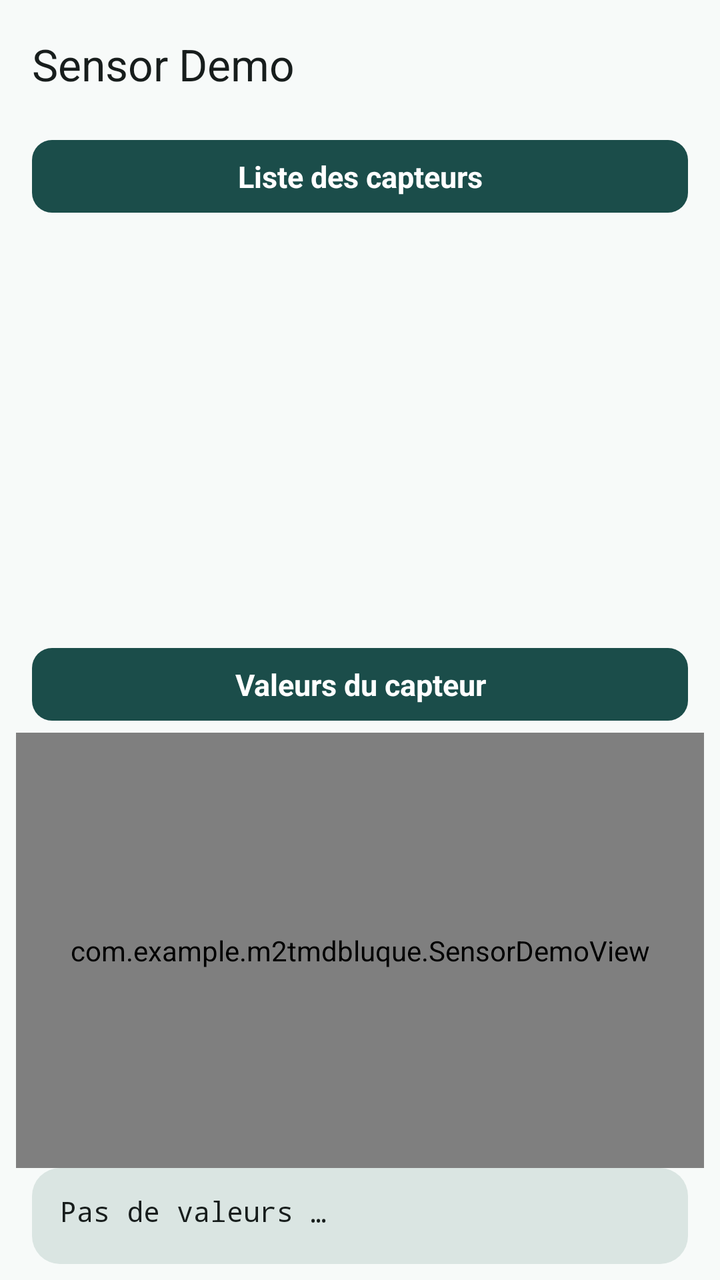
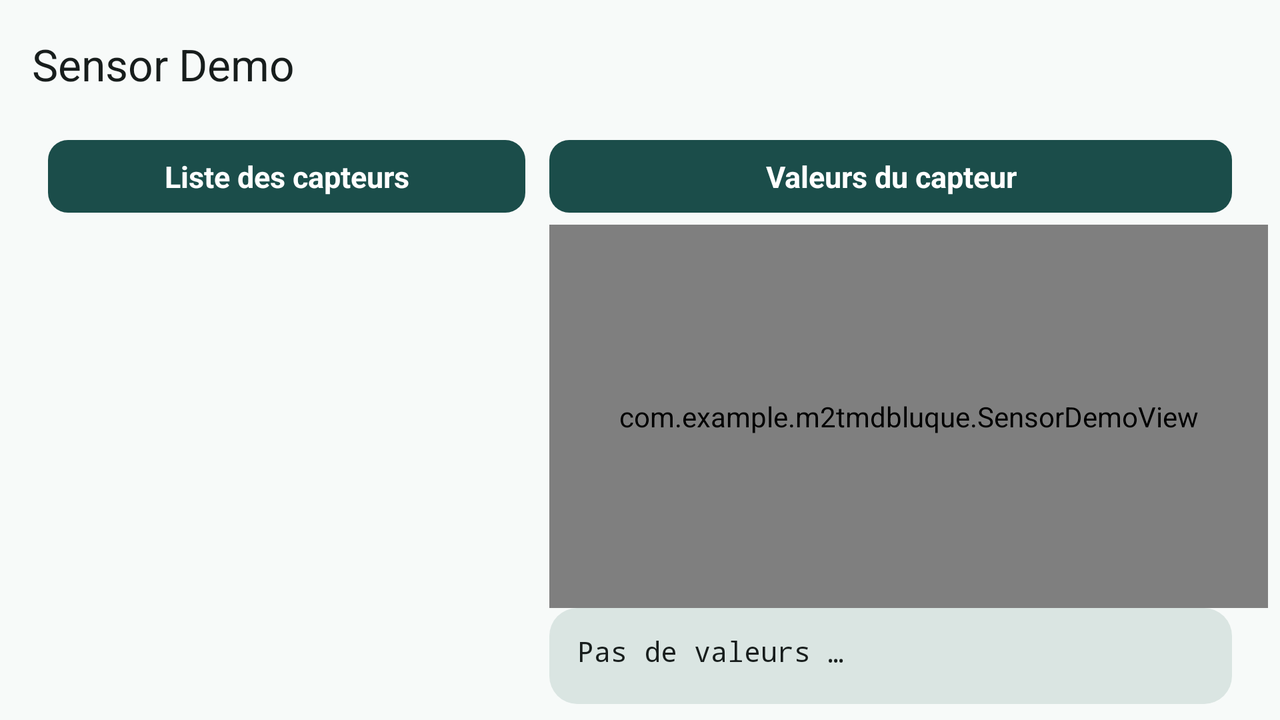

An Android layout and its configuration variant, each rendered on a device that would load it. The default file and the variant file are quoted in full after the pictures.
<!-- AndroidManifest.xml: application theme Theme.M2TmdbLuque -->
<!-- res/layout/activity_sensor_demo.xml -->
<?xml version="1.0" encoding="utf-8"?>
<androidx.constraintlayout.widget.ConstraintLayout xmlns:android="http://schemas.android.com/apk/res/android"
    xmlns:app="http://schemas.android.com/apk/res-auto"
    xmlns:tools="http://schemas.android.com/tools"
    android:id="@+id/main"
    android:layout_width="match_parent"
    android:layout_height="match_parent"
    android:background="?android:attr/colorBackground"
    tools:context=".SensorDemoActivity">

    <com.google.android.material.appbar.MaterialToolbar
        android:id="@+id/toolbar"
        style="@style/Widget.M2Tmdb.Toolbar"
        android:layout_width="0dp"
        android:layout_height="?attr/actionBarSize"
        app:layout_constraintEnd_toEndOf="parent"
        app:layout_constraintStart_toStartOf="parent"
        app:layout_constraintTop_toTopOf="parent"
        app:navigationIcon="@drawable/ic_arrow_back"
        app:title="@string/sensor_demo_activity_title" />

    <TextView
        android:id="@+id/sensor_list_caption_tv"
        android:layout_width="0dp"
        android:layout_height="wrap_content"
        android:layout_marginHorizontal="@dimen/screen_horizontal_margin"
        android:layout_marginTop="@dimen/spacing_sm"
        android:background="@drawable/bg_sensor_section"
        android:paddingHorizontal="12dp"
        android:paddingVertical="8dp"
        android:text="@string/sensor_list_caption"
        android:textAlignment="center"
        android:textColor="@color/md_theme_on_primary"
        android:textSize="@dimen/sensor_demo_caption"
        android:textStyle="bold"
        app:layout_constraintEnd_toEndOf="parent"
        app:layout_constraintStart_toStartOf="parent"
        app:layout_constraintTop_toBottomOf="@id/toolbar" />

    <androidx.recyclerview.widget.RecyclerView
        android:id="@+id/sensor_list_rv"
        android:layout_width="0dp"
        android:layout_height="0dp"
        android:clipToPadding="false"
        android:overScrollMode="never"
        android:paddingHorizontal="@dimen/spacing_md"
        android:paddingTop="@dimen/spacing_sm"
        android:paddingBottom="@dimen/spacing_sm"
        app:layout_constraintBottom_toTopOf="@+id/sensor_values_caption_tv"
        app:layout_constraintEnd_toEndOf="parent"
        app:layout_constraintStart_toStartOf="parent"
        app:layout_constraintTop_toBottomOf="@+id/sensor_list_caption_tv"
        tools:listitem="@layout/sensor_item" />

    <TextView
        android:id="@+id/sensor_values_caption_tv"
        android:layout_width="0dp"
        android:layout_height="wrap_content"
        android:layout_marginHorizontal="@dimen/screen_horizontal_margin"
        android:background="@drawable/bg_sensor_section"
        android:paddingHorizontal="12dp"
        android:paddingVertical="8dp"
        android:text="@string/sensor_values_caption"
        android:textAlignment="center"
        android:textColor="@color/md_theme_on_primary"
        android:textSize="@dimen/sensor_demo_caption"
        android:textStyle="bold"
        app:layout_constraintBottom_toTopOf="@+id/sensor_demo_view"
        app:layout_constraintEnd_toEndOf="parent"
        app:layout_constraintStart_toStartOf="parent"
        app:layout_constraintTop_toBottomOf="@+id/sensor_list_rv" />

    <com.example.m2tmdbluque.SensorDemoView
        android:id="@+id/sensor_demo_view"
        android:layout_width="0dp"
        android:layout_height="0dp"
        android:layout_marginHorizontal="@dimen/spacing_md"
        android:layout_marginTop="@dimen/spacing_sm"
        app:dialCaption="@string/sensor_unknown"
        app:dialColor="@color/md_theme_primary"
        app:layout_constraintBottom_toTopOf="@id/arrayValuesTv"
        app:layout_constraintEnd_toEndOf="parent"
        app:layout_constraintStart_toStartOf="parent"
        app:layout_constraintTop_toBottomOf="@+id/sensor_values_caption_tv" />

    <TextView
        android:id="@+id/arrayValuesTv"
        android:layout_width="0dp"
        android:layout_height="wrap_content"
        android:layout_marginHorizontal="@dimen/screen_horizontal_margin"
        android:layout_marginBottom="@dimen/spacing_md"
        android:background="@drawable/bg_sensor_values_panel"
        android:fontFamily="monospace"
        android:lineSpacingExtra="2dp"
        android:minHeight="48dp"
        android:paddingHorizontal="14dp"
        android:paddingVertical="12dp"
        android:text="@string/no_sensor_values"
        android:textAlignment="viewStart"
        android:textColor="?attr/colorOnSurface"
        android:textSize="@dimen/sensor_demo_values"
        app:layout_constraintBottom_toBottomOf="parent"
        app:layout_constraintEnd_toEndOf="parent"
        app:layout_constraintStart_toStartOf="parent"
        app:layout_constraintTop_toBottomOf="@id/sensor_demo_view" />
</androidx.constraintlayout.widget.ConstraintLayout>
<!-- resources referenced by this layout -->
<resources>
  <color name="md_theme_on_primary">#FFFFFF</color>
  <color name="md_theme_primary">#1B4D4A</color>
  <dimen name="screen_horizontal_margin">16dp</dimen>
  <dimen name="sensor_demo_caption">15sp</dimen>
  <dimen name="sensor_demo_values">14sp</dimen>
  <dimen name="spacing_md">8dp</dimen>
  <dimen name="spacing_sm">6dp</dimen>
  <!-- drawable bg_sensor_section (drawable) -->
  <?xml version="1.0" encoding="utf-8"?>
  <shape xmlns:android="http://schemas.android.com/apk/res/android"
      android:shape="rectangle">
      <solid android:color="@color/md_theme_primary" />
      <corners android:radius="10dp" />
  </shape>
  <!-- drawable bg_sensor_values_panel (drawable) -->
  <?xml version="1.0" encoding="utf-8"?>
  <shape xmlns:android="http://schemas.android.com/apk/res/android"
      android:shape="rectangle">
      <solid android:color="@color/md_theme_surface_variant" />
      <corners android:radius="14dp" />
  </shape>
  <string name="no_sensor_values">Pas de valeurs …</string>
  <string name="sensor_demo_activity_title">Sensor Demo</string>
  <string name="sensor_list_caption">Liste des capteurs</string>
  <string name="sensor_unknown">capteur inconnu</string>
  <string name="sensor_values_caption">Valeurs du capteur</string>
  <style name="Widget.M2Tmdb.Toolbar" parent="Widget.Material3.Toolbar">
          <item name="android:background">?android:attr/colorBackground</item>
          <item name="titleTextColor">?attr/colorOnSurface</item>
          <item name="subtitleTextColor">?attr/colorOnSurfaceVariant</item>
          <item name="navigationIconTint">?attr/colorOnSurface</item>
      </style>
  <style name="Theme.M2TmdbLuque" parent="Base.Theme.M2TmdbLuque" />
  <color name="md_theme_surface_variant">#DAE5E2</color>
  <color name="md_theme_primary_container">#C8EDE8</color>
  <color name="md_theme_on_primary_container">#00201E</color>
  <color name="md_theme_secondary">#9A6B16</color>
  <color name="md_theme_on_secondary">#FFFFFF</color>
  <color name="md_theme_secondary_container">#FFDEA6</color>
  <color name="md_theme_on_secondary_container">#2E1600</color>
  <color name="md_theme_tertiary">#4A5D78</color>
  <color name="md_theme_on_tertiary">#FFFFFF</color>
  <color name="md_theme_tertiary_container">#D3E3FF</color>
  <color name="md_theme_on_tertiary_container">#041C33</color>
  <color name="md_theme_background">#F7FAF9</color>
  <color name="md_theme_on_background">#171D1C</color>
  <color name="md_theme_surface">#F7FAF9</color>
  <color name="md_theme_on_surface">#171D1C</color>
  <color name="md_theme_on_surface_variant">#3F4947</color>
  <color name="md_theme_outline">#6F7977</color>
  <color name="md_theme_outline_variant">#BEC9C6</color>
  <color name="md_theme_error">#BA1A1A</color>
  <color name="md_theme_on_error">#FFFFFF</color>
  <color name="md_theme_error_container">#FFDAD6</color>
  <color name="md_theme_on_error_container">#410002</color>
  <style name="ShapeAppearance.M2Tmdb.Medium" parent="ShapeAppearance.Material3.Corner.Medium">
          <item name="cornerSize">16dp</item>
      </style>
  <style name="ShapeAppearance.M2Tmdb.Large" parent="ShapeAppearance.Material3.Corner.Large">
          <item name="cornerSize">24dp</item>
      </style>
  <!-- some entries are left out for length -->
</resources>
<!-- res/layout-land/activity_sensor_demo.xml (the repository's variant of the layout above) -->
<!-- drawn on the phone turned sideways -->
<?xml version="1.0" encoding="utf-8"?>
<androidx.constraintlayout.widget.ConstraintLayout xmlns:android="http://schemas.android.com/apk/res/android"
    xmlns:app="http://schemas.android.com/apk/res-auto"
    xmlns:tools="http://schemas.android.com/tools"
    android:id="@+id/main"
    android:layout_width="match_parent"
    android:layout_height="match_parent"
    android:background="?android:attr/colorBackground"
    tools:context=".SensorDemoActivity">

    <com.google.android.material.appbar.MaterialToolbar
        android:id="@+id/toolbar"
        style="@style/Widget.M2Tmdb.Toolbar"
        android:layout_width="0dp"
        android:layout_height="?attr/actionBarSize"
        app:layout_constraintEnd_toEndOf="parent"
        app:layout_constraintStart_toStartOf="parent"
        app:layout_constraintTop_toTopOf="parent"
        app:navigationIcon="@drawable/ic_arrow_back"
        app:title="@string/sensor_demo_activity_title" />

    <androidx.constraintlayout.widget.Guideline
        android:id="@+id/guideline"
        android:layout_width="wrap_content"
        android:layout_height="wrap_content"
        android:orientation="vertical"
        app:layout_constraintGuide_percent="0.42" />

    <TextView
        android:id="@+id/sensor_list_caption_tv"
        android:layout_width="0dp"
        android:layout_height="wrap_content"
        android:layout_marginStart="@dimen/screen_horizontal_margin"
        android:layout_marginTop="@dimen/spacing_sm"
        android:layout_marginEnd="@dimen/spacing_sm"
        android:background="@drawable/bg_sensor_section"
        android:paddingHorizontal="12dp"
        android:paddingVertical="8dp"
        android:text="@string/sensor_list_caption"
        android:textAlignment="center"
        android:textColor="@color/md_theme_on_primary"
        android:textSize="@dimen/sensor_demo_caption"
        android:textStyle="bold"
        app:layout_constraintEnd_toStartOf="@id/guideline"
        app:layout_constraintStart_toStartOf="parent"
        app:layout_constraintTop_toBottomOf="@id/toolbar" />

    <androidx.recyclerview.widget.RecyclerView
        android:id="@+id/sensor_list_rv"
        android:layout_width="0dp"
        android:layout_height="0dp"
        android:clipToPadding="false"
        android:overScrollMode="never"
        android:paddingHorizontal="@dimen/spacing_sm"
        android:paddingTop="@dimen/spacing_sm"
        android:paddingBottom="@dimen/spacing_sm"
        app:layout_constraintBottom_toBottomOf="parent"
        app:layout_constraintEnd_toStartOf="@id/guideline"
        app:layout_constraintStart_toStartOf="parent"
        app:layout_constraintTop_toBottomOf="@+id/sensor_list_caption_tv"
        tools:listitem="@layout/sensor_item" />

    <TextView
        android:id="@+id/sensor_values_caption_tv"
        android:layout_width="0dp"
        android:layout_height="wrap_content"
        android:layout_marginStart="@dimen/spacing_sm"
        android:layout_marginTop="@dimen/spacing_sm"
        android:layout_marginEnd="@dimen/screen_horizontal_margin"
        android:background="@drawable/bg_sensor_section"
        android:paddingHorizontal="12dp"
        android:paddingVertical="8dp"
        android:text="@string/sensor_values_caption"
        android:textAlignment="center"
        android:textColor="@color/md_theme_on_primary"
        android:textSize="@dimen/sensor_demo_caption"
        android:textStyle="bold"
        app:layout_constraintEnd_toEndOf="parent"
        app:layout_constraintStart_toStartOf="@id/guideline"
        app:layout_constraintTop_toBottomOf="@id/toolbar" />

    <com.example.m2tmdbluque.SensorDemoView
        android:id="@+id/sensor_demo_view"
        android:layout_width="0dp"
        android:layout_height="0dp"
        android:layout_marginHorizontal="@dimen/spacing_sm"
        android:layout_marginTop="@dimen/spacing_sm"
        app:dialCaption="@string/sensor_unknown"
        app:dialColor="@color/md_theme_primary"
        app:layout_constraintBottom_toTopOf="@id/arrayValuesTv"
        app:layout_constraintEnd_toEndOf="parent"
        app:layout_constraintStart_toStartOf="@id/guideline"
        app:layout_constraintTop_toBottomOf="@+id/sensor_values_caption_tv" />

    <TextView
        android:id="@+id/arrayValuesTv"
        android:layout_width="0dp"
        android:layout_height="wrap_content"
        android:layout_marginStart="@dimen/spacing_sm"
        android:layout_marginEnd="@dimen/screen_horizontal_margin"
        android:layout_marginBottom="@dimen/spacing_md"
        android:background="@drawable/bg_sensor_values_panel"
        android:fontFamily="monospace"
        android:lineSpacingExtra="2dp"
        android:minHeight="48dp"
        android:paddingHorizontal="14dp"
        android:paddingVertical="12dp"
        android:text="@string/no_sensor_values"
        android:textAlignment="viewStart"
        android:textColor="?attr/colorOnSurface"
        android:textSize="@dimen/sensor_demo_values"
        app:layout_constraintBottom_toBottomOf="parent"
        app:layout_constraintEnd_toEndOf="parent"
        app:layout_constraintStart_toStartOf="@id/guideline"
        app:layout_constraintTop_toBottomOf="@id/sensor_demo_view" />
</androidx.constraintlayout.widget.ConstraintLayout>
<!-- resources referenced by the variant -->
<!-- as the phone turned sideways resolves them -->
<resources>
  <color name="md_theme_on_primary">#FFFFFF</color>
  <color name="md_theme_primary">#1B4D4A</color>
  <!-- from res/values-land/ -->
  <dimen name="screen_horizontal_margin">24dp</dimen>
  <dimen name="sensor_demo_caption">15sp</dimen>
  <dimen name="sensor_demo_values">14sp</dimen>
  <dimen name="spacing_md">8dp</dimen>
  <dimen name="spacing_sm">6dp</dimen>
  <!-- drawable bg_sensor_section (drawable) -->
  <?xml version="1.0" encoding="utf-8"?>
  <shape xmlns:android="http://schemas.android.com/apk/res/android"
      android:shape="rectangle">
      <solid android:color="@color/md_theme_primary" />
      <corners android:radius="10dp" />
  </shape>
  <!-- drawable bg_sensor_values_panel (drawable) -->
  <?xml version="1.0" encoding="utf-8"?>
  <shape xmlns:android="http://schemas.android.com/apk/res/android"
      android:shape="rectangle">
      <solid android:color="@color/md_theme_surface_variant" />
      <corners android:radius="14dp" />
  </shape>
  <string name="no_sensor_values">Pas de valeurs …</string>
  <string name="sensor_demo_activity_title">Sensor Demo</string>
  <string name="sensor_list_caption">Liste des capteurs</string>
  <string name="sensor_unknown">capteur inconnu</string>
  <string name="sensor_values_caption">Valeurs du capteur</string>
  <style name="Widget.M2Tmdb.Toolbar" parent="Widget.Material3.Toolbar">
          <item name="android:background">?android:attr/colorBackground</item>
          <item name="titleTextColor">?attr/colorOnSurface</item>
          <item name="subtitleTextColor">?attr/colorOnSurfaceVariant</item>
          <item name="navigationIconTint">?attr/colorOnSurface</item>
      </style>
  <style name="Theme.M2TmdbLuque" parent="Base.Theme.M2TmdbLuque" />
  <color name="md_theme_surface_variant">#DAE5E2</color>
  <color name="md_theme_primary_container">#C8EDE8</color>
  <color name="md_theme_on_primary_container">#00201E</color>
  <color name="md_theme_secondary">#9A6B16</color>
  <color name="md_theme_on_secondary">#FFFFFF</color>
  <color name="md_theme_secondary_container">#FFDEA6</color>
  <color name="md_theme_on_secondary_container">#2E1600</color>
  <color name="md_theme_tertiary">#4A5D78</color>
  <color name="md_theme_on_tertiary">#FFFFFF</color>
  <color name="md_theme_tertiary_container">#D3E3FF</color>
  <color name="md_theme_on_tertiary_container">#041C33</color>
  <color name="md_theme_background">#F7FAF9</color>
  <color name="md_theme_on_background">#171D1C</color>
  <color name="md_theme_surface">#F7FAF9</color>
  <color name="md_theme_on_surface">#171D1C</color>
  <color name="md_theme_on_surface_variant">#3F4947</color>
  <color name="md_theme_outline">#6F7977</color>
  <color name="md_theme_outline_variant">#BEC9C6</color>
  <color name="md_theme_error">#BA1A1A</color>
  <color name="md_theme_on_error">#FFFFFF</color>
  <color name="md_theme_error_container">#FFDAD6</color>
  <color name="md_theme_on_error_container">#410002</color>
  <style name="ShapeAppearance.M2Tmdb.Medium" parent="ShapeAppearance.Material3.Corner.Medium">
          <item name="cornerSize">16dp</item>
      </style>
  <style name="ShapeAppearance.M2Tmdb.Large" parent="ShapeAppearance.Material3.Corner.Large">
          <item name="cornerSize">24dp</item>
      </style>
  <!-- some entries are left out for length -->
</resources>
